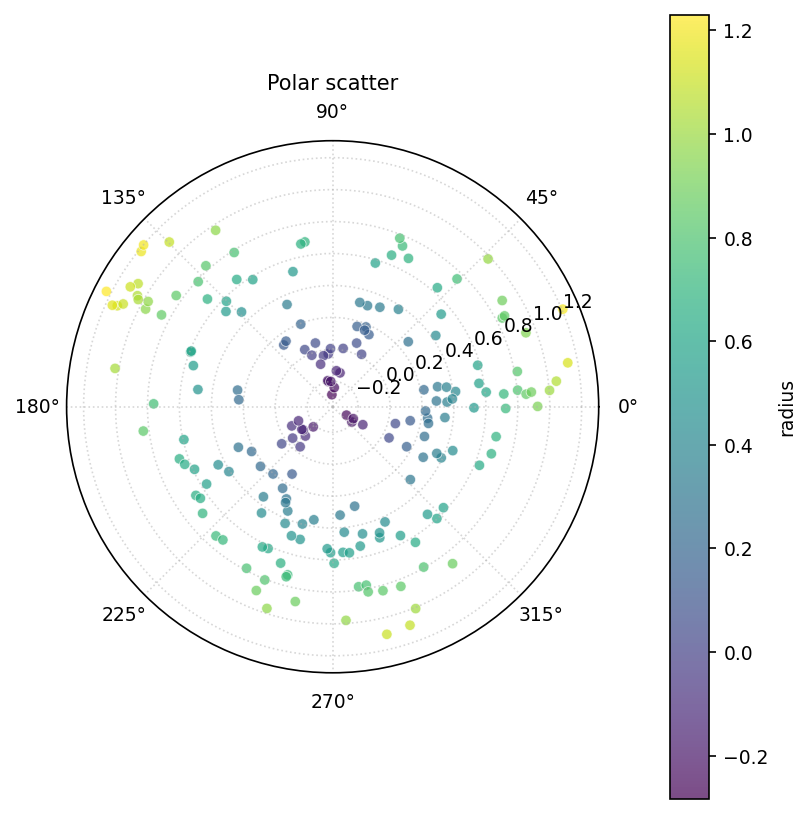

This chart was generated by the following Python code:
"""polar_scatter: 极坐标散点（角度+半径数据）."""
import sys, os; sys.path.insert(0, os.path.join(os.path.dirname(os.path.abspath(__file__)), '..', '..', '_utils', 'python'))
import numpy as np
import matplotlib.pyplot as plt
from theme import apply_theme

def make_figure(title='Polar scatter'):
    apply_theme(fig_size=(5.5, 5.5))
    rng = np.random.default_rng(21)
    n = 200
    theta = rng.uniform(0, 2*np.pi, n)
    r = rng.uniform(0, 1, n) + 0.3*np.sin(3*theta)
    c = r
    fig, ax = plt.subplots(subplot_kw={'projection': 'polar'})
    sc = ax.scatter(theta, r, c=c, cmap='viridis', s=25, alpha=0.7, edgecolors='w', linewidth=0.4)
    fig.colorbar(sc, ax=ax, label='radius', pad=0.1)
    ax.set_title(title)
    fig.tight_layout()
    return fig

if __name__ == '__main__':
    fig = make_figure(); fig.savefig(__file__.replace('.py', '.png'), dpi=150)
